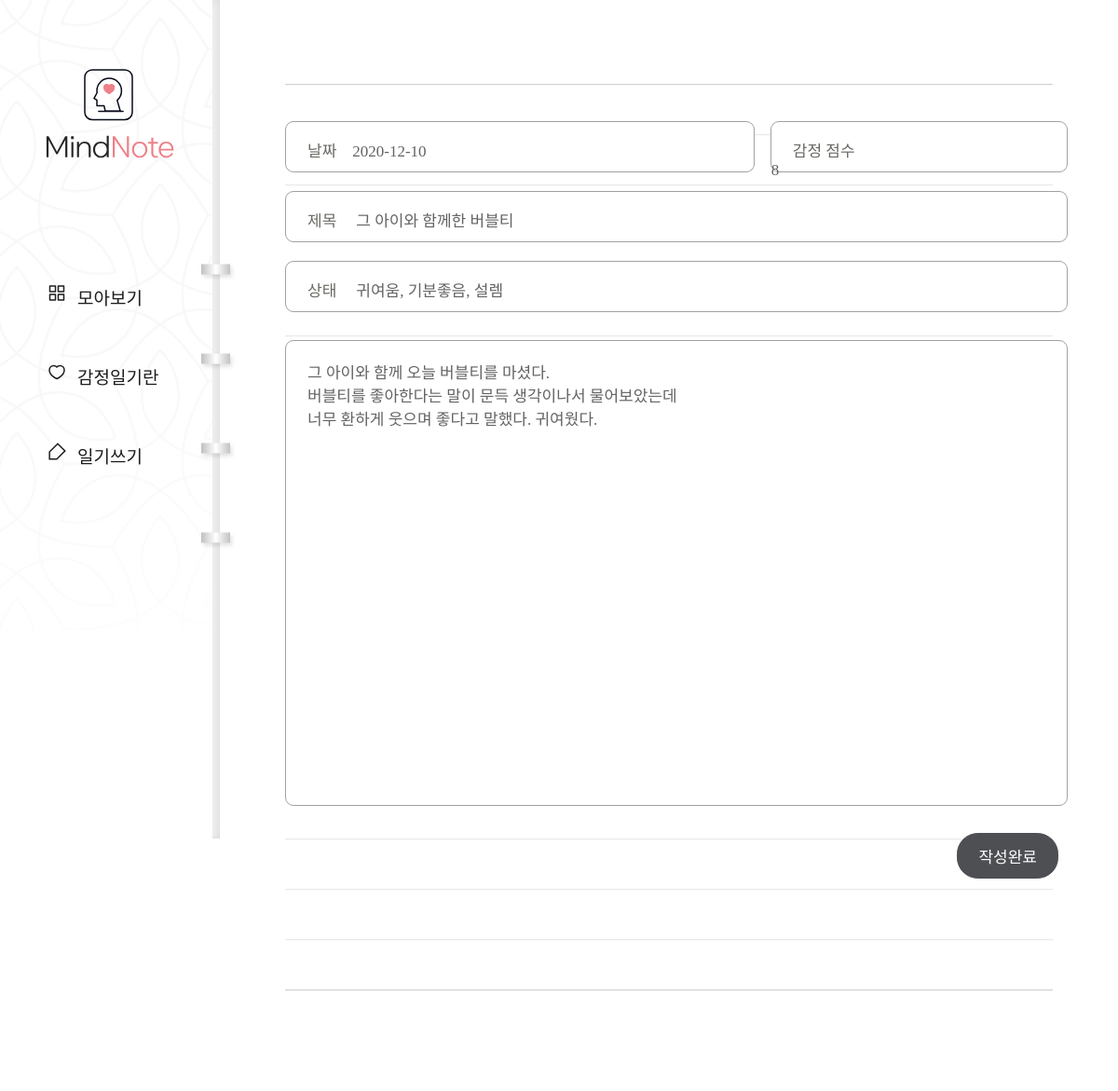
Before: /diary/page/1/edit/ with the older database file.
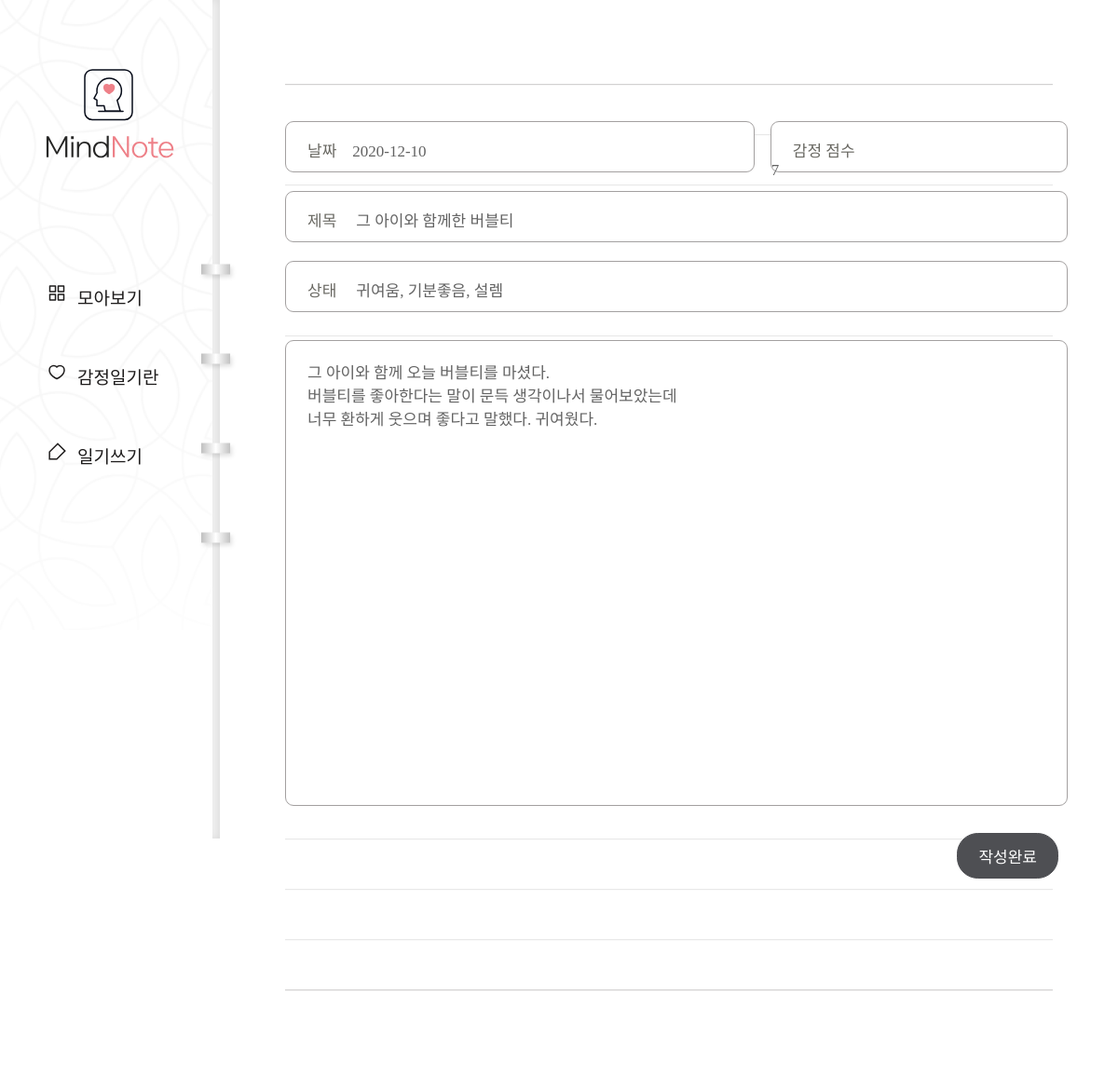
After: the same page with the newer database file.
### diary/models.py (models this page shows, shortened)
class Page(models.Model):
    title = models.CharField(max_length=100, validators=[validate_no_hash])
    content = models.TextField(validators=[validate_no_hash])
    feeling = models.CharField(max_length=80, validators=[validate_no_hash, validate_no_numbers])
    score = models.IntegerField(validators=[validate_score])
    dt_created = models.DateField()

### diary/views.py (the view)
# urls.py: path('diary/page/<int:page_id>/edit/', views.page_update, name='page-update'),
def page_update(request, page_id):
    object = Page.objects.get(id=page_id)
    if request.method == 'POST':
        form = PageForm(request.POST, instance=object)
        if form.is_valid():
            form.save()
            return redirect('page-detail', page_id=object.id)
    else:
        form = PageForm(instance=object)
    return render(request, 'diary/page_form.html', {'form': form})

### diary/forms.py
class PageForm(forms.ModelForm):
    class Meta:
        model = Page
        fields = ['title', 'content', 'feeling', 'score', 'dt_created']

### diary/templates/diary/page_form.html (shortened to what this page needs)
{% extends './base.html' %}
{% block content %}
<div class="wrap-post">
    <form method="post">{% csrf_token %}
        <div class="editor">
            <div class="input input-date"><p>날짜</p>{{form.dt_created}}</div>
            <div class="input input-score">
                <p>감정 점수</p>
                {{form.score}}
            </div>
            <div class="input input-title">
                <p>제목</p>
                {{form.title}}
            </div>
            <div class="input input-state">
                <p>상태</p>
                {{form.feeling}}
            </div>
            {{form.content}}
            <div class="post-btn">
                <input type="submit" value="작성완료">
            </div>
        </div>
    </form>
</div>
{% endblock content %}

Changed rows visible on the page:
changed Page "그 아이와 함께한 버블티": score "8" → "7"
